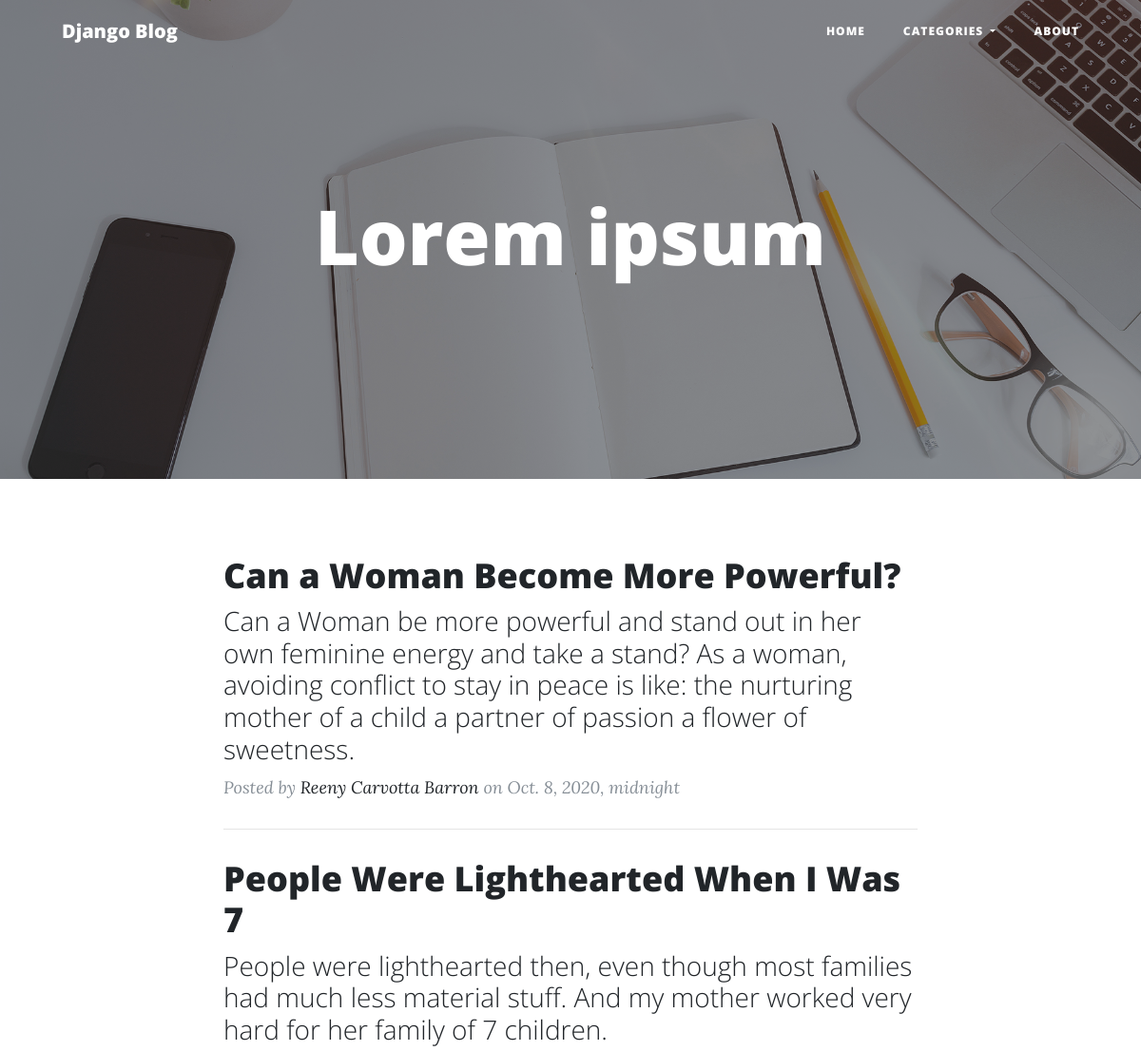
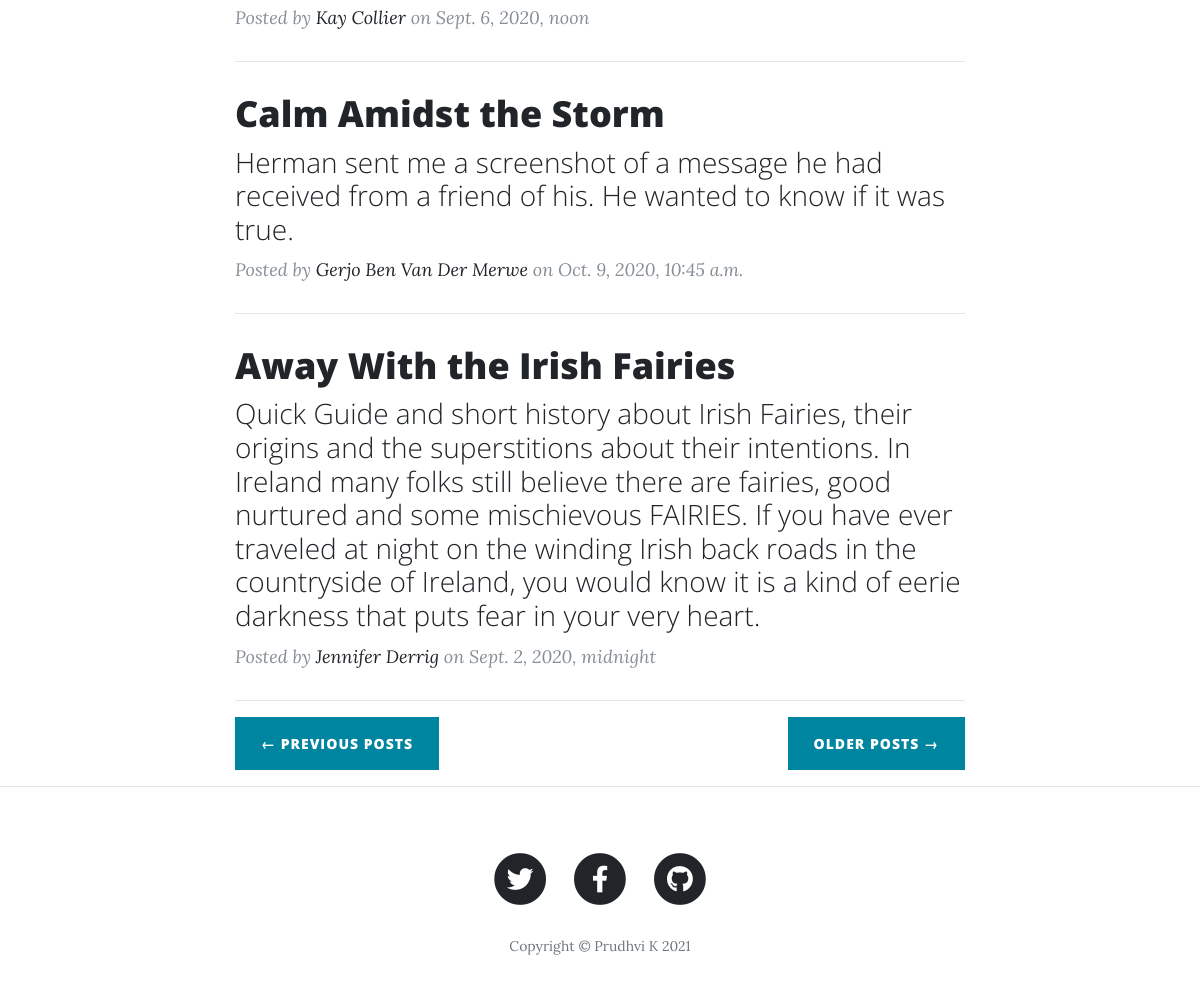
The page /category/1?page=2 on the database its author committed (2 pictures, top to bottom).
### blog/models.py (models this page shows)
class Post(models.Model):
    category = models.ForeignKey(Categorie, verbose_name="category",on_delete=models.CASCADE)
    title = models.CharField(max_length=255)
    sub_title = models.TextField()
    body    = models.TextField()
    author    = models.CharField(max_length=255)
    post_date    = models.DateTimeField()

### blog/views.py (the view)
# urls.py: path('category/<int:id>',views.categories,name='category'),
def categories(request,id):
    post_list = Post.objects.filter(category_id=id)
    page = request.GET.get('page', 1)
    paginator = Paginator(post_list, 4)
    try:
        posts = paginator.page(page)
    except PageNotAnInteger:
        posts = paginator.page(1)
    except EmptyPage:
        posts = paginator.page(paginator.num_pages)
    return render(request,'blog/categories.html',{ 'posts': posts })

### blog/templates/blog/categories.html
{%extends 'base.html' %}
{%block content %}
<div class="container">
    <div class="row">
      <div class="col-lg-8 col-md-10 mx-auto">
        {%for post in posts%}
        <div class="post-preview">
          <a href="/{{post.id}}">
            <h2 class="post-title">
              {{post.title}}
            </h2>
            <h3 class="post-subtitle">
              {{post.sub_title}}
            </h3>
          </a>
          <p class="post-meta">Posted by
            <a href="#">{{post.author}}</a>
            on {{post.post_date}}</p>
        </div>
        <hr>
        {%endfor%}
        <div class="clearfix">
          {% if posts.has_previous %}
          <a class="btn btn-primary float-left" href="?page={{ posts.previous_page_number }}">&larr; Previous Posts</a>
          {%endif%}
          {% if posts.has_next %}
          <a class="btn btn-primary float-right" href="?page={{ posts.next_page_number }}">Older Posts &rarr;</a>
          {%endif%}
        </div>
      </div>
    </div>
  </div>
  <hr>
{%endblock%}

### rows shown on the page
Post: title "Can a Woman Become More Powerful?", sub_title "Can a Woman be more powerful and stand out in her own feminine energy and take a stand? As a woman, avoiding conflict to stay in peace is like: the nurturing mother of a child a partner of passion a flower of sweetness.", author "Reeny Carvotta Barron", post_date "Oct. 8, 2020, midnight"
Post: title "People Were Lighthearted When I Was 7", sub_title "People were lighthearted then, even though most families had much less material stuff. And my mother worked very hard for her family of 7 children.", author "Kay Collier", post_date "Sept. 6, 2020, noon"
Post: title "Calm Amidst the Storm", sub_title "Herman sent me a screenshot of a message he had received from a friend of his. He wanted to know if it was true.", author "Gerjo Ben Van Der Merwe", post_date "Oct. 9, 2020, 10:45 a.m."
Post: title "Away With the Irish Fairies", sub_title "Quick Guide and short history about Irish Fairies, their origins and the superstitions about their intentions. In Ireland many folks still believe there are fairies, good nurtured and some mischievous FAIRIES. If you have ever traveled at night on the winding Irish back roads in the countryside of Ireland, you would know it is a kind of eerie darkness that puts fear in your very heart.", author "Jennifer Derrig", post_date "Sept. 2, 2020, midnight"
